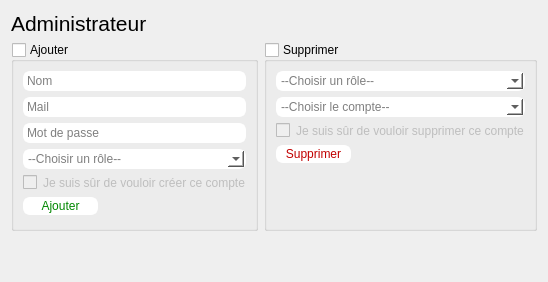
      <widget class="QWidget" name="adminPage">
       <layout class="QVBoxLayout" name="verticalLayout_2">
        <item>
         <widget class="QLabel" name="adminTitleLabel">
          <property name="font">
           <font>
            <pointsize>16</pointsize>
           </font>
          </property>
          <property name="text">
           <string>Administrateur</string>
          </property>
         </widget>
        </item>
        <item>
         <layout class="QHBoxLayout" name="horizontalLayout">
          <item>
           <widget class="QGroupBox" name="addAccountGroupBox">
            <property name="title">
             <string>Ajouter</string>
            </property>
            <property name="flat">
             <bool>true</bool>
            </property>
            <property name="checkable">
             <bool>true</bool>
            </property>
            <property name="checked">
             <bool>false</bool>
            </property>
            <layout class="QVBoxLayout" name="verticalLayout_3">
             <item>
              <widget class="QLineEdit" name="nameAddLineEdit">
               <property name="styleSheet">
                <string notr="true">color: rgb(0, 0, 0);
background-color: rgb(255, 255, 255);
border: 2px solid white;
border-radius: 7px;</string>
               </property>
               <property name="placeholderText">
                <string>Nom</string>
               </property>
              </widget>
             </item>
             <item>
              <widget class="QLineEdit" name="mailAddLineEdit">
               <property name="styleSheet">
                <string notr="true">color: rgb(0, 0, 0);
background-color: rgb(255, 255, 255);
border: 2px solid white;
border-radius: 7px;</string>
               </property>
               <property name="placeholderText">
                <string>Mail</string>
               </property>
              </widget>
             </item>
             <item>
              <widget class="QLineEdit" name="passwordAddLineEdit">
               <property name="styleSheet">
                <string notr="true">color: rgb(0, 0, 0);
background-color: rgb(255, 255, 255);
border: 2px solid white;
border-radius: 7px;</string>
               </property>
               <property name="placeholderText">
                <string>Mot de passe</string>
               </property>
              </widget>
             </item>
             <item>
              <widget class="QComboBox" name="roleAddComboBox">
               <property name="styleSheet">
                <string notr="true">color: rgb(0, 0, 0);
background-color: rgb(255, 255, 255);
border: 2px solid white;
border-radius: 7px;</string>
               </property>
               <property name="placeholderText">
                <string>--Choisir un rôle--</string>
               </property>
              </widget>
             </item>
             <item>
              <widget class="QCheckBox" name="verificationAddCheckBox">
               <property name="styleSheet">
                <string notr="true">border: 0px solid white;</string>
               </property>
               <property name="text">
                <string>Je suis sûr de vouloir créer ce compte</string>
               </property>
              </widget>
             </item>
             <item>
              <layout class="QHBoxLayout" name="horizontalLayout_2">
               <item>
                <widget class="QPushButton" name="addPushButton">
                 <property name="minimumSize">
                  <size>
                   <width>75</width>
                   <height>0</height>
                  </size>
                 </property>
                 <property name="styleSheet">
                  <string notr="true">color: rgb(0, 135, 0);
background-color: rgb(255, 255, 255);
border: 2px solid white;
border-radius: 7px;</string>
                 </property>
                 <property name="text">
                  <string>Ajouter</string>
                 </property>
                </widget>
               </item>
               <item>
                <spacer name="horizontalSpacer">
                 <property name="orientation">
                  <enum>Qt::Horizontal</enum>
                 </property>
                 <property name="sizeHint" stdset="0">
                  <size>
                   <width>40</width>
                   <height>20</height>
                  </size>
                 </property>
                </spacer>
               </item>
              </layout>
             </item>
            </layout>
           </widget>
          </item>
          <item>
           <widget class="QGroupBox" name="deleteAccountGroupBox">
            <property name="title">
             <string>Supprimer</string>
            </property>
            <property name="flat">
             <bool>true</bool>
            </property>
            <property name="checkable">
             <bool>true</bool>
            </property>
            <property name="checked">
             <bool>false</bool>
            </property>
            <layout class="QVBoxLayout" name="verticalLayout_4">
             <item>
              <widget class="QComboBox" name="roleDelComboBox">
               <property name="styleSheet">
                <string notr="true">color: rgb(0, 0, 0);
background-color: rgb(255, 255, 255);
border: 2px solid white;
border-radius: 7px;</string>
               </property>
               <property name="placeholderText">
                <string>--Choisir un rôle--</string>
               </property>
              </widget>
             </item>
             <item>
              <widget class="QComboBox" name="accountDelComboBox">
               <property name="styleSheet">
                <string notr="true">color: rgb(0, 0, 0);
background-color: rgb(255, 255, 255);
border: 2px solid white;
border-radius: 7px;</string>
               </property>
               <property name="placeholderText">
                <string>--Choisir le compte--</string>
               </property>
              </widget>
             </item>
             <item>
              <widget class="QCheckBox" name="verificationDelCheckBox">
               <property name="styleSheet">
                <string notr="true">border: 0px solid white;</string>
               </property>
               <property name="text">
                <string>Je suis sûr de vouloir supprimer ce compte</string>
               </property>
              </widget>
             </item>
             <item>
              <layout class="QHBoxLayout" name="horizontalLayout_3">
               <item>
                <widget class="QPushButton" name="delPushButton">
                 <property name="minimumSize">
                  <size>
                   <width>75</width>
                   <height>0</height>
                  </size>
                 </property>
                 <property name="styleSheet">
                  <string notr="true">color: rgb(193, 0, 0);
background-color: rgb(255, 255, 255);
border: 2px solid white;
border-radius: 7px;</string>
                 </property>
                 <property name="text">
                  <string>Supprimer</string>
                 </property>
                </widget>
               </item>
               <item>
                <spacer name="horizontalSpacer_2">
                 <property name="orientation">
                  <enum>Qt::Horizontal</enum>
                 </property>
                 <property name="sizeHint" stdset="0">
                  <size>
                   <width>40</width>
                   <height>20</height>
                  </size>
                 </property>
                </spacer>
               </item>
              </layout>
             </item>
             <item>
              <spacer name="verticalSpacer_2">
               <property name="orientation">
                <enum>Qt::Vertical</enum>
               </property>
               <property name="sizeType">
                <enum>QSizePolicy::Fixed</enum>
               </property>
               <property name="sizeHint" stdset="0">
                <size>
                 <width>20</width>
                 <height>55</height>
                </size>
               </property>
              </spacer>
             </item>
            </layout>
           </widget>
          </item>
         </layout>
        </item>
        <item>
         <spacer name="verticalSpacer">
          <property name="orientation">
           <enum>Qt::Vertical</enum>
          </property>
          <property name="sizeHint" stdset="0">
           <size>
            <width>20</width>
            <height>40</height>
           </size>
          </property>
         </spacer>
        </item>
       </layout>
      </widget>
